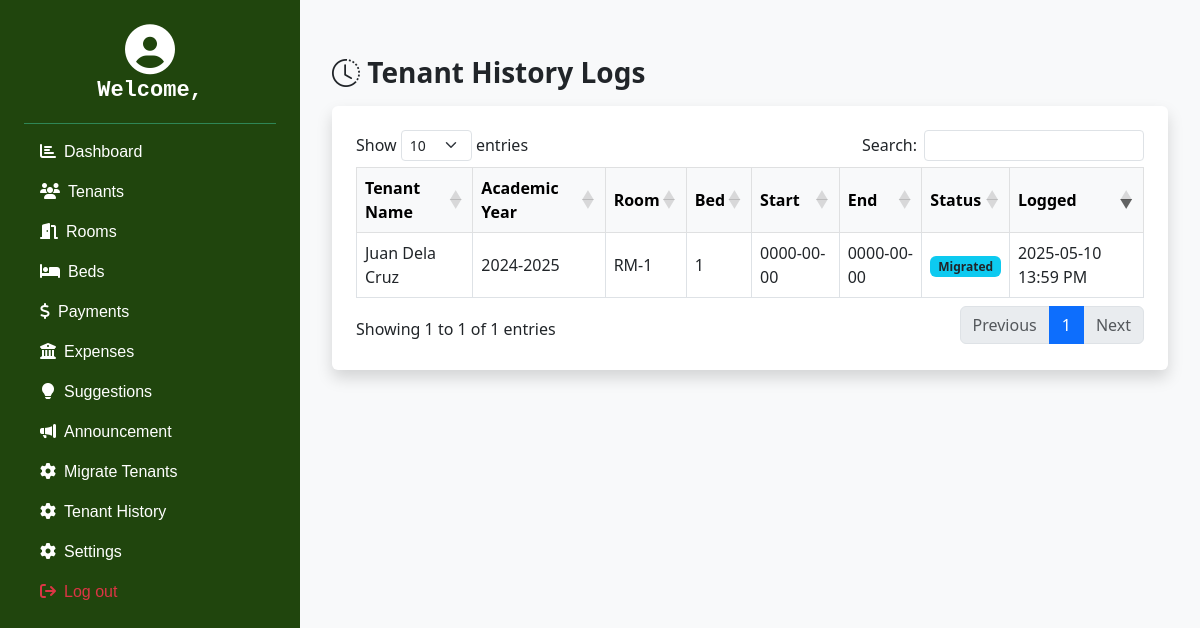
Screenshot of /admin/tenant-history.php with the database file from the repository.
### tables this page shows
CREATE TABLE `tenant_history` (
  `history_id` int(11) NOT NULL AUTO_INCREMENT,
  `tenant_id` int(11) NOT NULL,
  `academic_year_id` int(11) NOT NULL,
  `bed_id` int(11) DEFAULT NULL,
  `start_date` date DEFAULT NULL,
  `end_date` date DEFAULT NULL,
  `status` enum('Completed','Dropped','Migrated','Removed') DEFAULT 'Migrated',
  `remarks` text DEFAULT NULL,
  `created_at` timestamp NOT NULL DEFAULT current_timestamp(),
  PRIMARY KEY (`history_id`),
  KEY `tenant_id` (`tenant_id`),
  KEY `academic_year_id` (`academic_year_id`),
  KEY `bed_id` (`bed_id`),
  CONSTRAINT `tenant_history_ibfk_1` FOREIGN KEY (`tenant_id`) REFERENCES `tenants` (`tenant_id`),
  CONSTRAINT `tenant_history_ibfk_2` FOREIGN KEY (`academic_year_id`) REFERENCES `academic_years` (`academic_year_id`),
  CONSTRAINT `tenant_history_ibfk_3` FOREIGN KEY (`bed_id`) REFERENCES `beds` (`bed_id`)
);

CREATE TABLE `tenants` (
  `tenant_id` int(11) NOT NULL AUTO_INCREMENT,
  `academic_year_id` int(11) NOT NULL,
  `first_name` varchar(120) NOT NULL,
  `last_name` varchar(120) NOT NULL,
  `middle_name` varchar(120) DEFAULT NULL,
  `birthdate` date NOT NULL,
  `address` varchar(250) NOT NULL,
  `gender` enum('M','F') NOT NULL,
  `mobile_no` varchar(11) NOT NULL,
  `guardian_id` int(11) NOT NULL,
  `course_id` int(11) NOT NULL,
  `year_level` enum('1','2','3','4') NOT NULL,
  `tenant_type` enum('Student','Non-Student') DEFAULT NULL,
  `profile_picture` varchar(225) DEFAULT NULL,
  `student_id` varchar(20) NOT NULL DEFAULT 'Student',
  `is_student` tinyint(1) NOT NULL DEFAULT 1,
  `user_id` int(11) NOT NULL,
  `is_willing_to_continue` tinyint(1) NOT NULL DEFAULT 0,
  PRIMARY KEY (`tenant_id`),
  KEY `FK_guardians_TO_tenants` (`guardian_id`),
  KEY `FK_course_TO_tenants` (`course_id`),
  KEY `FK_academic_years_TO_tenants` (`academic_year_id`),
  KEY `fk_tenants_user` (`user_id`),
  CONSTRAINT `FK_academic_years_TO_tenants` FOREIGN KEY (`academic_year_id`) REFERENCES `academic_years` (`academic_year_id`),
  CONSTRAINT `FK_course_TO_tenants` FOREIGN KEY (`course_id`) REFERENCES `course` (`course_id`),
  CONSTRAINT `FK_guardians_TO_tenants` FOREIGN KEY (`guardian_id`) REFERENCES `guardians` (`guardian_id`),
  CONSTRAINT `fk_tenants_user` FOREIGN KEY (`user_id`) REFERENCES `users` (`user_id`) ON DELETE CASCADE ON UPDATE CASCADE
);

CREATE TABLE `academic_years` (
  `academic_year_id` int(11) NOT NULL AUTO_INCREMENT,
  `start_year` year(4) NOT NULL,
  `end_year` year(4) NOT NULL,
  `semester` enum('First','Second','Summer') DEFAULT NULL,
  `is_current` tinyint(1) DEFAULT 0,
  PRIMARY KEY (`academic_year_id`)
);

CREATE TABLE `rooms` (
  `room_id` int(11) NOT NULL AUTO_INCREMENT,
  `room_no` varchar(10) DEFAULT NULL,
  `capacity` int(11) NOT NULL,
  `floor_id` int(11) NOT NULL,
  `room_image` varchar(255) DEFAULT NULL,
  PRIMARY KEY (`room_id`),
  KEY `FK_floors_TO_rooms` (`floor_id`),
  CONSTRAINT `FK_floors_TO_rooms` FOREIGN KEY (`floor_id`) REFERENCES `floors` (`floor_id`)
);

CREATE TABLE `beds` (
  `bed_id` int(11) NOT NULL AUTO_INCREMENT,
  `bed_no` int(11) NOT NULL,
  `status` enum('Vacant','Occupied') DEFAULT 'Vacant',
  `deck` enum('Upper','Lower') DEFAULT NULL,
  `monthly_rent` decimal(10,2) NOT NULL,
  `room_id` int(11) NOT NULL,
  `bed_type` enum('Single','Double') NOT NULL,
  PRIMARY KEY (`bed_id`),
  KEY `FK_rooms_TO_beds` (`room_id`),
  CONSTRAINT `FK_rooms_TO_beds` FOREIGN KEY (`room_id`) REFERENCES `rooms` (`room_id`)
);

### admin/tenant-history.php (the view, shortened to what this page needs)
<?php
include '../connection/db.php';
$query = "
SELECT th.*, ay.start_year, ay.end_year, b.bed_no, r.room_no,
       t.first_name, t.last_name
FROM tenant_history th
JOIN academic_years ay ON th.academic_year_id = ay.academic_year_id
LEFT JOIN beds b ON th.bed_id = b.bed_id
LEFT JOIN rooms r ON b.room_id = r.room_id
JOIN tenants t ON th.tenant_id = t.tenant_id
ORDER BY th.created_at DESC
";
$results = $conn->query($query);
?>
<!DOCTYPE html>
<html lang="en">
<head>
  <link href="https://cdn.jsdelivr.net/npm/bootstrap@5.3.0/dist/css/bootstrap.min.css" rel="stylesheet">
  <link href="https://cdn.datatables.net/1.13.6/css/dataTables.bootstrap5.min.css" rel="stylesheet">
  <link href="https://cdn.jsdelivr.net/npm/bootstrap-icons@1.10.0/font/bootstrap-icons.css" rel="stylesheet">
  <link rel="stylesheet" href="CSS/sidebar.css">
</head>
<body>
<?php include 'includes/sidebar.php'; ?>
<div class="main-content">
  <br>
  <div class="d-flex justify-content-between align-items-center mb-3">
    <h3 class="mb-0"><i class="bi bi-clock-history"></i> Tenant History Logs</h3>
  </div>
  <div class="container bg-white p-4 shadow rounded">
    <table id="historyTable" class="table table-bordered table-hover">
      <thead class="table-light">
        <tr>
          <th>Tenant Name</th>
          <th>Academic Year</th>
          <th>Room</th>
          <th>Bed</th>
          <th>Start</th>
          <th>End</th>
          <th>Status</th>
          <th>Logged</th>
        </tr>
      </thead>
      <tbody>
        <?php while ($row = $results->fetch_assoc()): ?>
        <tr>
          <td><?= htmlspecialchars($row['first_name'] . ' ' . $row['last_name']) ?></td>
          <td><?= $row['start_year'] ?>-<?= $row['end_year'] ?></td>
          <td><?= $row['room_no'] ?? 'N/A' ?></td>
          <td><?= $row['bed_no'] ?? 'N/A' ?></td>
          <td><?= htmlspecialchars($row['start_date']) ?></td>
          <td><?= htmlspecialchars($row['end_date']) ?></td>
          <td><span class="badge bg-info text-dark"><?= htmlspecialchars($row['status']) ?></span></td>
          <td><?= date('Y-m-d H:i A', strtotime($row['created_at'])) ?></td>
        </tr>
        <?php endwhile; ?>
      </tbody>
    </table>
  </div>
</div>
</body>
</html>

### admin/CSS/sidebar.css (style rules this page uses)
html, body { height: 100%; margin: 0; padding: 0; }
.main-content { margin-left: 300px; padding: 20px; margin-left: 300px; flex-grow: 1; min-height: 100vh; background-color: #f8f9fa; padding: 20px; display: flex; flex-direction: column; }

### admin/tenant-history.php (style rules this page uses)
.main-content { padding: 2rem; }
.table td, .table th { vertical-align: middle; }
h3 { font-weight: bold; margin-bottom: 10px; }

### rows the page displays
tenant_history: tenant.last_name "Juan Dela Cruz", academic_year.start_year "2024", academic_year.end_year "2025", rooms.room_no "RM-1", bed.bed_no "1", start_date "0000-00-00", end_date "0000-00-00", status "Migrated", created_at "2025-05-10 13:59 PM"
